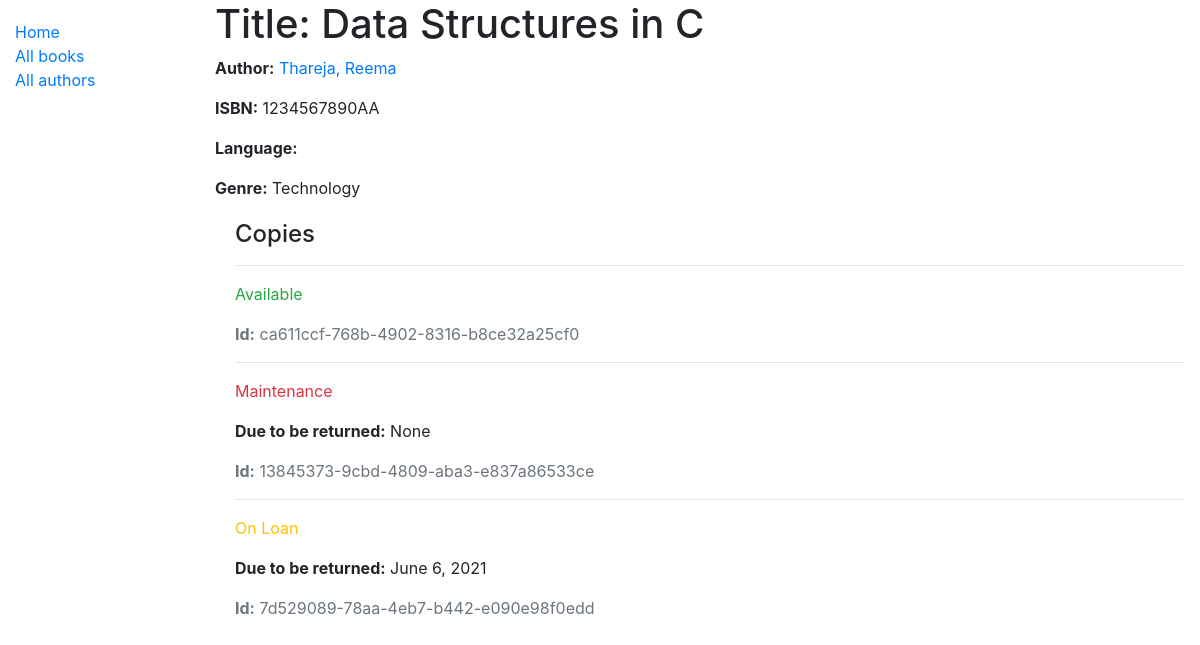
/catalog/book/1, run on the app's committed database.
### catalog/models.py (models this page shows, shortened)
class Book(models.Model):
    title = models.CharField(max_length=200)
    author = models.ForeignKey('Author', on_delete=models.SET_NULL, null=True)
    isbn = models.CharField('ISBN', max_length=13, unique=True)
    genre = models.ManyToManyField(Genre, help_text='Select a genre for this book')

class Author(models.Model):
    first_name = models.CharField(max_length=100)
    last_name = models.CharField(max_length=100)
    country = models.CharField(max_length=100)
    date_of_birth = models.DateField(null=True, blank=True)
    class Meta:
        ordering = ['last_name', 'first_name']
    def __str__(self):
        return f'{self.last_name}, {self.first_name}'

class Genre(models.Model):
    name = models.CharField(max_length=100, help_text='Enter a book genre (e.g. Fiction/Mystery etc)')
    def __str__(self):
        return self.name

class BookInstance(models.Model):
    id = models.UUIDField(primary_key=True, default=uuid.uuid4)
    book = models.ForeignKey('Book', on_delete=models.RESTRICT,null=True)
    due_back = models.DateField(null=True, blank=True)
    LOAN_STATUS = (
        ('m', 'Maintenance'),
        ('o', 'On Loan'),
        ('a', 'Available'),
        ('r', 'Reserved'),
    )
    status = models.CharField(
        max_length=1,
        choices=LOAN_STATUS,
        blank=True,
        default='m',
        help_text='Book availabilty'
    )
    class Meta:
        ordering = ['due_back']

### catalog/views.py (the view)
# urls.py: path('book/<int:pk>', views.BookDetailView.as_view(), name='book-detail'),
class BookDetailView(generic.DetailView):
    model = Book

### catalog/templates/catalog/book_detail.html
{% extends "base_generic.html" %}
{% block content %}
  <h1>Title: {{ book.title }}</h1>
  <p><strong>Author:</strong> <a href="">{{ book.author }}</a></p>
  <p><strong>ISBN:</strong> {{ book.isbn }}</p>
  <p><strong>Language:</strong> {{ book.language }}</p>
  <p><strong>Genre:</strong> {{ book.genre.all|join:", " }}</p>
  <div style="margin-left:20px;margin-top:20px">
    <h4>Copies</h4>
    {% for copy in book.bookinstance_set.all %}
      <hr>
      <p class="{% if copy.status == 'a' %}text-success{% elif copy.status == 'm' %}text-danger{% else %}text-warning{% endif %}">
        {{ copy.get_status_display }}
      </p>
      {% if copy.status != 'a' %}
        <p><strong>Due to be returned:</strong> {{ copy.due_back }}</p>
      {% endif %}
      <p class="text-muted"><strong>Id:</strong> {{ copy.id }}</p>
    {% endfor %}
  </div>
{% endblock %}

### data on the page
Book: title "Data Structures in C", author "Thareja, Reema", isbn "1234567890AA", genre.all "Technology"
BookInstance: status "Available", id "ca611ccf-768b-4902-8316-b8ce32a25cf0"
BookInstance: status "Maintenance", due_back "None", id "13845373-9cbd-4809-aba3-e837a86533ce"
BookInstance: status "On Loan", due_back "June 6, 2021", id "7d529089-78aa-4eb7-b442-e090e98f0edd"
